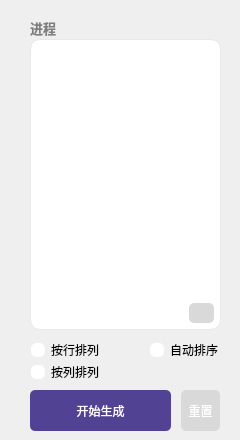
            <widget class="QWidget" name="sidePage_extract">
             <widget class="QListWidget" name="list_programStep">
              <property name="geometry">
               <rect>
                <x>30</x>
                <y>39</y>
                <width>191</width>
                <height>291</height>
               </rect>
              </property>
              <property name="styleSheet">
               <string notr="true">*{border-radius:10px;
background-color: rgb(255, 255, 255);
border:1px solid rgb(232, 232, 232);
color: rgb(121, 121, 121);
font-size:11px;}

QScrollBar:vertical {              
        border: 1px solid #999999;
        background:white;
        width:4px;    
        margin: 0px 0px 0px 0px;
    }
    QScrollBar::handle:vertical {
      background: qlineargradient(x1:0, y1:0, x2:1, y2:0,
        stop: 0 rgb(32, 47, 130), stop: 0.5 rgb(32, 47, 130), stop:1 rgb(32, 47, 130));
        min-height: 0px;
    }
    QScrollBar::add-line:vertical {
       background: qlineargradient(x1:0, y1:0, x2:1, y2:0,
        stop: 0 rgb(32, 47, 130), stop: 0.5 rgb(32, 47, 130),  stop:1 rgb(32, 47, 130));
        height: 0px;
        subcontrol-position: bottom;
       subcontrol-origin: margin;
    }
    QScrollBar::sub-line:vertical {
       background: qlineargradient(x1:0, y1:0, x2:1, y2:0,
        stop: 0  rgb(32, 47, 130), stop: 0.5 rgb(32, 47, 130),  stop:1 rgb(32, 47, 130));
        height: 0 px;
        subcontrol-position: top;
        subcontrol-origin: margin;
    }

QScrollBar:horizontal{
 border: 1px solid #999999;
	background:white;
	height:6px;
	margin: 0px 0px 0px 0px;
}

 QScrollBar::handle:horizonta {
      background: qlineargradient(x1:0, y1:0, x2:1, y2:0,
        stop: 0 rgb(32, 47, 130), stop: 0.5 rgb(32, 47, 130), stop:1 rgb(32, 47, 130));
        min-height: 0px;
    }
    QScrollBar::add-line:horizonta {
       background: qlineargradient(x1:0, y1:0, x2:1, y2:0,
        stop: 0 rgb(32, 47, 130), stop: 0.5 rgb(32, 47, 130),  stop:1 rgb(32, 47, 130));
        height: 0px;
        subcontrol-position: bottom;
       subcontrol-origin: margin;
    }
    QScrollBar::sub-line:horizonta {
       background: qlineargradient(x1:0, y1:0, x2:1, y2:0,
        stop: 0  rgb(32, 47, 130), stop: 0.5 rgb(32, 47, 130),  stop:1 rgb(32, 47, 130));
        height: 0 px;
        subcontrol-position: top;
        subcontrol-origin: margin;
    }</string>
              </property>
             </widget>
             <widget class="QLabel" name="folderPathLable_2">
              <property name="geometry">
               <rect>
                <x>30</x>
                <y>20</y>
                <width>91</width>
                <height>16</height>
               </rect>
              </property>
              <property name="font">
               <font>
                <pointsize>10</pointsize>
                <bold>true</bold>
               </font>
              </property>
              <property name="styleSheet">
               <string notr="true">color: rgb(127, 127, 127);</string>
              </property>
              <property name="text">
               <string>进程</string>
              </property>
             </widget>
             <widget class="QPushButton" name="btn_ExtractionStart">
              <property name="geometry">
               <rect>
                <x>30</x>
                <y>390</y>
                <width>141</width>
                <height>41</height>
               </rect>
              </property>
              <property name="styleSheet">
               <string notr="true">*{border-radius:5px;
	font-size:12px;
	color: rgb(255, 255, 255);
	
	background-color:rgb(81, 66, 147) ;
}

*:hover{
	
	background-color: rgb(255, 179, 54);
}

QPushButton:pressed{
	
	background-color: rgb(235, 159, 34);
}</string>
              </property>
              <property name="text">
               <string>开始生成</string>
              </property>
             </widget>
             <widget class="QCheckBox" name="check_asRow">
              <property name="geometry">
               <rect>
                <x>31</x>
                <y>340</y>
                <width>81</width>
                <height>20</height>
               </rect>
              </property>
              <property name="styleSheet">
               <string notr="true">QCheckBox::indicator {
    
    background-color: white;
    border-radius: 5px;
    border-style: solid;
    border-width: 1px;
    border-color: white;
}
QCheckBox::indicator:checked {
    background-color: rgb(102, 86, 180)
}

</string>
              </property>
              <property name="text">
               <string>按行排列</string>
              </property>
             </widget>
             <widget class="QCheckBox" name="check_asColumn">
              <property name="geometry">
               <rect>
                <x>31</x>
                <y>362</y>
                <width>81</width>
                <height>20</height>
               </rect>
              </property>
              <property name="styleSheet">
               <string notr="true">QCheckBox::indicator {
    
    background-color: white;
    border-radius: 5px;
    border-style: solid;
    border-width: 1px;
    border-color: white;
}
QCheckBox::indicator:checked {
    background-color: rgb(102, 86, 180)
}

</string>
              </property>
              <property name="text">
               <string>按列排列</string>
              </property>
             </widget>
             <widget class="QCheckBox" name="check_autoArrange">
              <property name="geometry">
               <rect>
                <x>150</x>
                <y>340</y>
                <width>81</width>
                <height>20</height>
               </rect>
              </property>
              <property name="styleSheet">
               <string notr="true">QCheckBox::indicator {
    
    background-color: white;
    border-radius: 5px;
    border-style: solid;
    border-width: 1px;
    border-color: white;
}
QCheckBox::indicator:checked {
    background-color: rgb(102, 86, 180)
}

</string>
              </property>
              <property name="text">
               <string>自动排序</string>
              </property>
             </widget>
             <widget class="QPushButton" name="btn_ExtractionReset">
              <property name="geometry">
               <rect>
                <x>181</x>
                <y>390</y>
                <width>39</width>
                <height>41</height>
               </rect>
              </property>
              <property name="styleSheet">
               <string notr="true">*{border-radius:5px;
	font-size:12px;
	color: rgb(255, 255, 255);
	
	background-color:rgb(217, 217, 217) ;
}

*:hover{
	
	background-color: rgb(223, 145, 146);
}

QPushButton:pressed{
	
	background-color: rgb(203, 125, 126);
}</string>
              </property>
              <property name="text">
               <string>重置</string>
              </property>
             </widget>
             <widget class="QPushButton" name="btn_processDelete">
              <property name="geometry">
               <rect>
                <x>189</x>
                <y>303</y>
                <width>25</width>
                <height>20</height>
               </rect>
              </property>
              <property name="minimumSize">
               <size>
                <width>0</width>
                <height>0</height>
               </size>
              </property>
              <property name="maximumSize">
               <size>
                <width>25</width>
                <height>25</height>
               </size>
              </property>
              <property name="styleSheet">
               <string notr="true">*{border-radius:5px;
	font-size:12px;
	color: rgb(255, 255, 255);
	
	background-color:rgb(217, 217, 217) ;
}

*:hover{
	
	background-color: rgb(223, 145, 146);
}

QPushButton:pressed{
	
	background-color: rgb(203, 125, 126);
}</string>
              </property>
              <property name="text">
               <string/>
              </property>
              <property name="icon">
               <iconset resource="resource.qrc">
                <normaloff>:/icons/icon/减号.ico</normaloff>:/icons/icon/减号.ico</iconset>
              </property>
             </widget>
            </widget>
